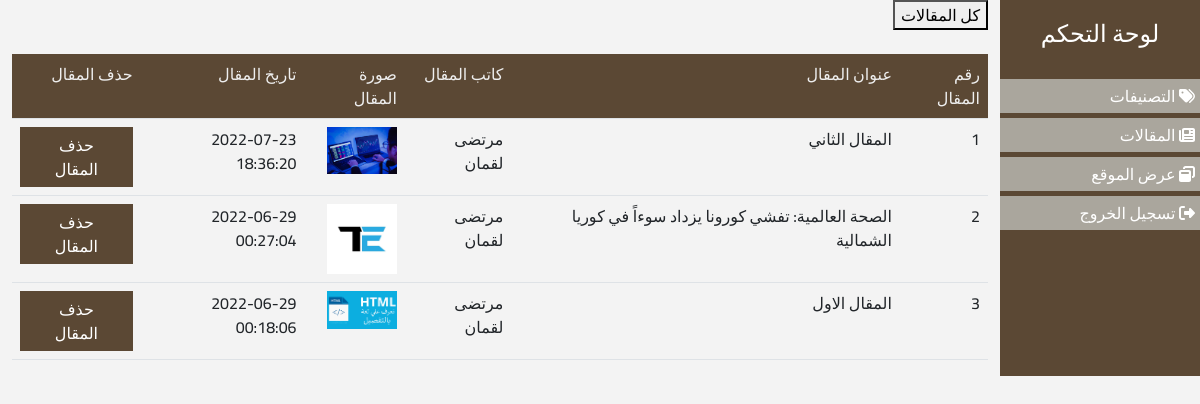
/Admin/posts.php (signed in), run on the app's committed database.
### tables this page shows
CREATE TABLE `posts` (
  `id` int(11) NOT NULL,
  `postTitle` varchar(200) NOT NULL,
  `postCat` varchar(100) NOT NULL,
  `postImage` varchar(200) NOT NULL,
  `postContent` varchar(10000) NOT NULL,
  `postDate` datetime NOT NULL DEFAULT current_timestamp(),
  `postAuthor` varchar(200) NOT NULL
);

### Admin/posts.php (the view, shortened to what this page needs)
<?php
include '../include/connection.php';
include '../include/header.php';
if (!isset($_SESSION['id'])) {
    echo "<div class =' alert alert-danger'>" . "غير مسموح لك بفتح هذه الصفحة" . "</div>";
    header('REFRESH:2;URL=index.php');
} else {
?>
    <div class="content">
        <div class="container-fluid">
            <div class="row">
                <div class="col-md-2" id="side-area">
                    <h4>لوحة التحكم</h4>
                    <ul class="">
                        <li>
                            <a href="catefories.php">
                                <span><i class="fas fa-tags"></i></span>
                                <span>التصنيفات</span>
                            </a>
                        </li>
                        <li data-bs-toggle="collapse" data-bs-target="#menu">
                            <a href="#">
                                <span><i class="fas fa-newspaper"></i></span>
                                <span>المقالات</span>
                            </a>
                        </li>
                        <li>
                            <a href="../index.php">
                                <span><i class="fas fa-window-restore"></i></span>
                                <span>عرض الموقع</span>
                            </a>
                        </li>
                        <li>
                            <a href="logout.php">
                                <span><i class="fas fa-sign-out-alt"></i></span>
                                <span>تسجيل الخروج</span>
                            </a>
                        </li>
                    </ul>
                </div>
                <div class="col-md-10" id="main-area">
                    <button class="custom-btn">كل المقالات</button>
                    <div class="display-posts mt-4">
                        <table class="table table-ordered">
                            <tr style="background-color:#5b4834; color:#eee;">
                                <th>رقم المقال</th>
                                <th>عنوان المقال</th>
                                <th>كاتب المقال</th>
                                <th>صورة المقال</th>
                                <th>تاريخ المقال</th>
                                <th>حذف المقال</th>
                            </tr>
                            <?php
                            $query = "SELECT * FROM posts ORDER BY id DESC";
                            $res = mysqli_query($conn, $query);
                            $no = 0;
                            while ($row = mysqli_fetch_assoc($res)) {
                                $no++
                            ?>
                                <tr>
                                    <td><?php echo $no; ?></td>
                                    <td><?php echo $row['postTitle']; ?></td>
                                    <td><?php echo $row['postAuthor']; ?></td>
                                    <td><img src="../uploads/postimages/<?php echo $row['postImage']; ?>" width="70px"></td>
                                    <td><?php echo $row['postDate']; ?></td>
                                    <td><a href="posts.php?id=<?php echo $row['id']; ?>"><button class="btn-custom">حذف المقال</button></a></td>
                                </tr>
                            <?php
                            }
                            ?>
                        </table>
                    </div>
                </div>
            </div>
        </div>
    </div>
<?php
}
?>
<?php
include '../include/footer.php'
?>

### include/header.php (shortened to what this page needs)
<!DOCTYPE html>
<html lang="en">
<head>
    <link rel="stylesheet" href="css/bootstrap.min.css">
    <link rel="stylesheet" href="css/bootstrap-rtl.css">
    <link rel="stylesheet" href="css/all.min.css">
    <link rel="stylesheet" href="css/dashboard.css">
</head>
<body>

### include/footer.php (shortened to what this page needs)
</body>
</html>

### Admin/css/dashboard.css (style rules this page uses)
* { font-family: 'Cairo', sans-serif; font-weight: 500; }
:root { --first-color: #5b4834; --second-color: #aaa69d; }
a, a:hover { text-decoration: none; }
body { background-color: #f3f3f3; }
#side-area { background-color: var(--first-color); color: #fff; padding: 20px 0; }
#side-area h4 { text-align: center; margin: 0 0 30px 0; }
#side-area ul { list-style: none; padding: 0; }
#side-area ul li { background-color: var(--second-color); margin-bottom: 5px; padding: 5px; }
#side-area ul li a { color: #fff; }
.btn-custom { background-color: var(--first-color); color: #fff; border: 1px solid var(--first-color); padding: 5px 15px; }

### data on the page
posts: postTitle "المقال الثاني", postAuthor "مرتضى لقمان", postImage (picture), postDate "2022-07-23 18:36:20"
posts: postTitle "الصحة العالمية: تفشي كورونا يزداد سوءاً في كوريا الشمالية", postAuthor "مرتضى لقمان", postImage (picture), postDate "2022-06-29 00:27:04"
posts: postTitle "المقال الاول", postAuthor "مرتضى لقمان", postImage (picture), postDate "2022-06-29 00:18:06"
